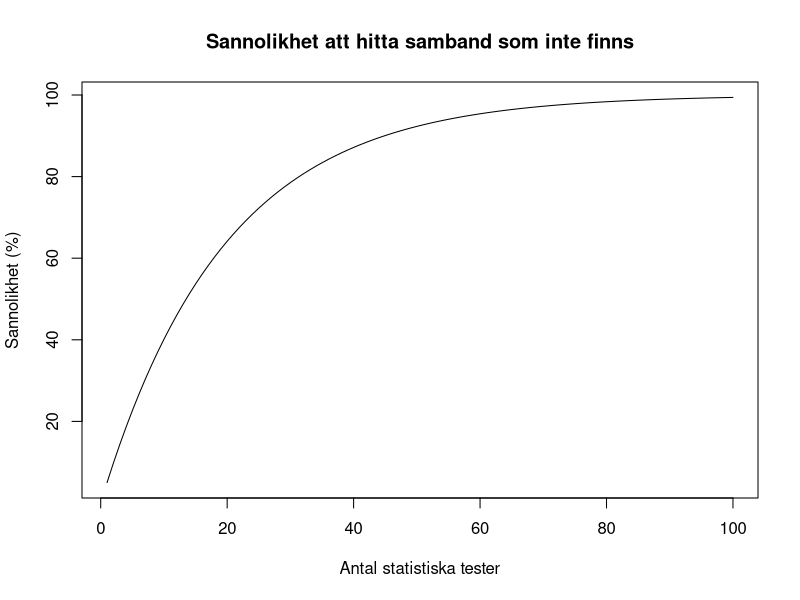

R code for this plot:
## ---- chunk 1
N <- 100
type1error <- list(N)
for(numtests in 1:N)
{
  type1error[numtests] <- (1 - (0.95 ^ numtests)) * 100
}
plot(1:N, type1error, type="line", main="Sannolikhet att hitta samband som inte finns", xlab="Antal statistiska tester", ylab="Sannolikhet (%)")
